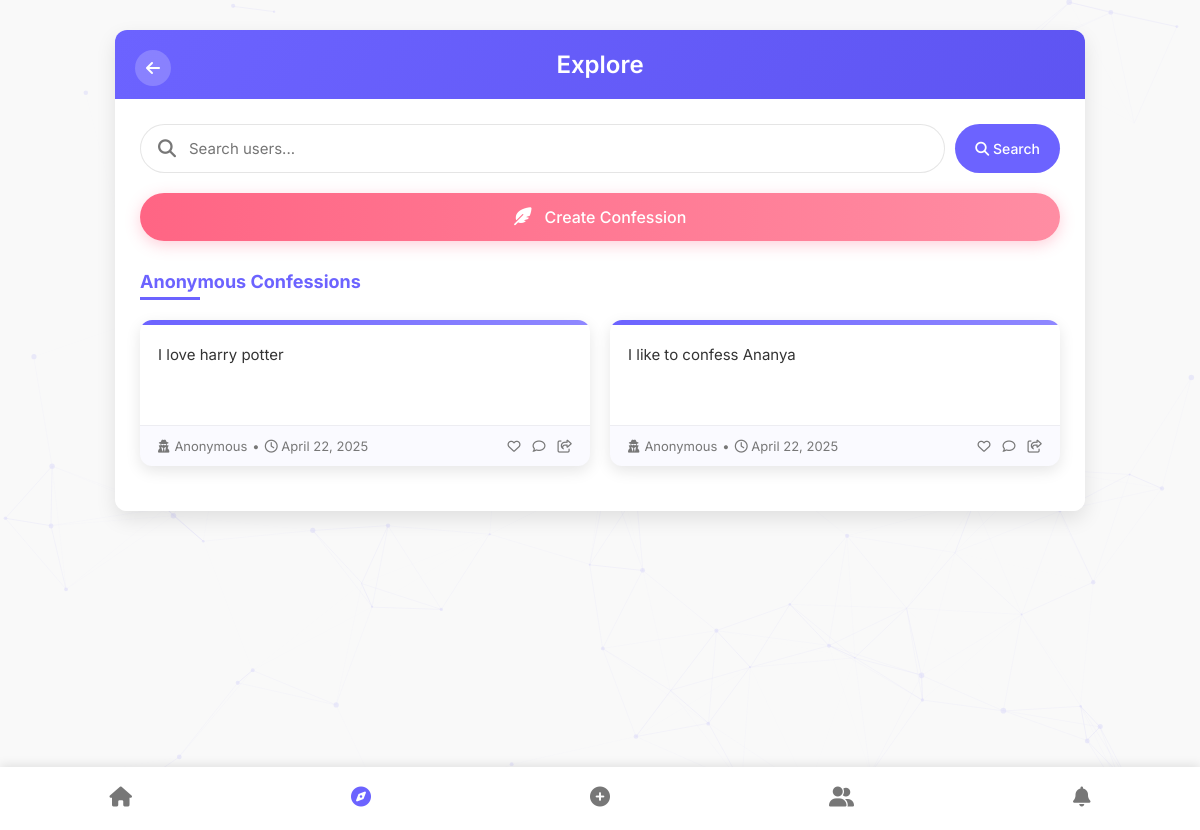
/feed/explore/ (signed in), run on the app's committed database.
### feed/models.py (models this page shows, shortened)
class Confession(models.Model):
    content = models.TextField()
    is_anonymous = models.BooleanField(default=True)
    user = models.ForeignKey(settings.AUTH_USER_MODEL, on_delete=models.CASCADE, related_name='confessions', null=True, blank=True)
    created_at = models.DateTimeField(auto_now_add=True)
    class Meta:
        ordering = ['-created_at']

### feed/views.py (the view)
# urls.py: path('explore/', views.explore, name='explore'),
@login_required
def explore(request):
    query = request.GET.get('q', '')
    users = []
    if query:
        users = User.objects.filter(username__icontains=query).exclude(id=request.user.id)[:20]
    confessions = Confession.objects.all()[:20]
    return render(request, 'feed/explore.html', {
        'query': query,
        'users': users,
        'confessions': confessions
    })

### templates/feed/explore.html (shortened to what this page needs)
<!DOCTYPE html>
{% load static %}
<html lang="en">
<head>
</head>
<body>
  <div id="particles-js"></div>
  <div class="container">
    <div class="explore-card">
      <div class="explore-header">
        <a href="{% url 'feed:home' %}" class="back-button">
          <i class="fas fa-arrow-left"></i>
        </a>
        <h2>Explore</h2>
      </div>
      <div class="explore-body">
        <form action="{% url 'feed:explore' %}" method="GET" class="search-container">
          <input type="text" name="q" placeholder="Search users..." value="{{ query }}" class="search-input">
          <button type="submit" class="search-button">
            <i class="fas fa-search"></i> <span>Search</span>
          </button>
        </form>
        <a href="{% url 'feed:confession' %}" class="create-confession-btn">
          <i class="fas fa-feather-alt"></i> Create Confession
        </a>
        <h3 class="section-title">Anonymous Confessions</h3>
        {% if confessions %}
          <div class="confessions-grid">
            {% for confession in confessions %}
              <div class="confession-card">
                <div class="confession-accent"></div>
                <div class="confession-content">{{ confession.content }}</div>
                <div class="confession-meta">
                  <div class="confession-time">
                    {% if confession.is_anonymous %}
                      <i class="fas fa-user-secret"></i> Anonymous
                    {% else %}
                      <i class="fas fa-user"></i> {{ confession.user.username }}
                    {% endif %}
                    <span>•</span>
                    <span><i class="far fa-clock"></i> {{ confession.created_at|date:"F d, Y" }}</span>
                  </div>
                  <div class="confession-actions">
                    <a href="#" class="action-btn heart"><i class="far fa-heart"></i></a>
                    <a href="#" class="action-btn"><i class="far fa-comment"></i></a>
                    <a href="#" class="action-btn"><i class="far fa-share-square"></i></a>
                  </div>
                </div>
              </div>
            {% endfor %}
          </div>
        {% else %}
          <div class="no-results">
            <i class="fas fa-comment-slash" style="font-size: 24px; margin-bottom: 10px; color: var(--primary-light);"></i>
            <p>No confessions yet. Be the first to share!</p>
          </div>
        {% endif %}
      </div>
    </div>
  </div>
  <nav>
    <a href="{% url 'feed:home' %}">
      <i class="fas fa-home"></i>
    </a>
    <a href="{% url 'feed:explore' %}" class="active-link">
      <i class="fas fa-compass"></i>
    </a>
    <a href="{% url 'feed:create_post' %}">
      <i class="fas fa-plus-circle"></i>
    </a>
    <a href="#">
      <i class="fas fa-user-friends"></i>
    </a>
    <a href="{% url 'feed:confession' %}">
      <i class="fas fa-bell"></i>
    </a>
  </nav>
</body>
</html>

### templates/feed/explore.html (style rules this page uses)
:root { --primary: #6c63ff; --primary-light: #8f88ff; --primary-dark: #5046e5; --secondary: #ff6584; --bg: #f8f9fa; --text: #333; --text-light: #777; --card-bg: #fff; --shadow: rgba(0, 0, 0, 0.1); --radius: 12px; --transition: all 0.3s ease; }
* { margin: 0; padding: 0; box-sizing: border-box; font-family: 'Inter', sans-serif; }
body { background-color: var(--bg); color: var(--text); min-height: 100vh; padding-bottom: 70px; }
a { text-decoration: none; color: inherit; }
button { cursor: pointer; border: none; outline: none; font-size: 14px; font-weight: 500; }
.container { max-width: 1000px; margin: 30px auto; padding: 0 15px; }
#particles-js { position: fixed; top: 0; left: 0; width: 100%; height: 100%; z-index: -1; opacity: 0.2; }
.explore-card { background: rgba(255, 255, 255, 0.95); backdrop-filter: blur(10px); border-radius: var(--radius); box-shadow: 0 8px 20px var(--shadow); overflow: hidden; animation: fadeInUp 0.5s ease; }
.explore-header { background: linear-gradient(120deg, var(--primary), var(--primary-dark)); padding: 20px; position: relative; color: white; text-align: center; animation: gradientFlow 10s ease infinite; background-size: 200% 200%; }
.explore-header h2 { font-size: 24px; font-weight: 600; }
.back-button { position: absolute; top: 20px; left: 20px; width: 36px; height: 36px; background: rgba(255, 255, 255, 0.2); border-radius: 50%; display: flex; align-items: center; justify-content: center; color: white; transition: var(--transition); }
.explore-body { padding: 25px; }
.search-container { display: flex; gap: 10px; margin-bottom: 20px; position: relative; }
.search-input { flex: 1; padding: 14px 20px; padding-left: 48px; border: 1px solid rgba(0,0,0,0.1); border-radius: 30px; font-size: 15px; transition: var(--transition); background-color: white; }
.search-button { background-color: var(--primary); color: white; padding: 14px 20px; border-radius: 30px; transition: var(--transition); }
.create-confession-btn { display: flex; align-items: center; justify-content: center; gap: 8px; background: linear-gradient(to right, var(--secondary), #ff8da3); color: white; padding: 14px 20px; border-radius: 30px; font-weight: 500; margin-bottom: 30px; transition: var(--transition); box-shadow: 0 4px 15px rgba(255, 101, 132, 0.3); animation: pulse 2s infinite; }
.create-confession-btn i { font-size: 18px; margin-right: 5px; }
.section-title { font-size: 18px; margin-bottom: 20px; color: var(--primary); position: relative; display: inline-block; padding-bottom: 8px; }
.section-title:after { content: ''; position: absolute; bottom: 0; left: 0; width: 60px; height: 3px; background: var(--primary); animation: slideIn 1s ease; }
.confessions-grid { display: grid; grid-template-columns: repeat(auto-fill, minmax(300px, 1fr)); gap: 20px; margin-bottom: 20px; }
.confession-card { background-color: white; border-radius: var(--radius); overflow: hidden; box-shadow: 0 5px 15px var(--shadow); transition: var(--transition); position: relative; animation: fadeInStaggered 0.5s ease backwards; }
.confession-card:nth-child(1) { animation-delay: 0.1s; }
.confession-card:nth-child(2) { animation-delay: 0.2s; }
.confession-accent { height: 5px; background: linear-gradient(90deg, var(--primary), var(--primary-light)); }
.confession-content { padding: 18px; font-size: 15px; line-height: 1.6; color: var(--text); min-height: 100px; }
.confession-meta { padding: 12px 18px; border-top: 1px solid rgba(0, 0, 0, 0.05); color: var(--text-light); font-size: 13px; display: flex; align-items: center; justify-content: space-between; background-color: rgba(108, 99, 255, 0.03); }
.confession-time { display: flex; align-items: center; gap: 5px; }
.confession-actions { display: flex; gap: 12px; }
.action-btn { color: var(--text-light); transition: var(--transition); }
nav { position: fixed; bottom: 0; left: 0; width: 100%; background: white; display: flex; justify-content: space-around; padding: 12px 0; box-shadow: 0 -2px 10px var(--shadow); z-index: 100; }
nav a { display: flex; flex-direction: column; align-items: center; color: var(--text-light); padding: 8px 16px; position: relative; }
nav a i { font-size: 20px; margin-bottom: 3px; transition: var(--transition); }
nav a.active-link { color: var(--primary); }
:root { --bg: #f9f9f9; }

### data on the page
Confession: content "I love harry potter", is_anonymous True (drawn), created_at "April 22, 2025"
Confession: content "I like to confess Ananya", is_anonymous True (drawn), created_at "April 22, 2025"
